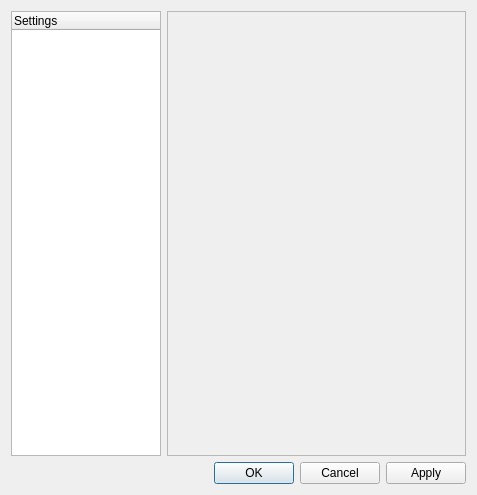
<?xml version="1.0" encoding="UTF-8"?>
<ui version="4.0">
 <class>SettingsDialog</class>
 <widget class="QDialog" name="SettingsDialog">
  <property name="geometry">
   <rect>
    <x>0</x>
    <y>0</y>
    <width>477</width>
    <height>495</height>
   </rect>
  </property>
  <property name="windowTitle">
   <string>Dialog</string>
  </property>
  <layout class="QVBoxLayout" name="verticalLayout_2">
   <item>
    <layout class="QHBoxLayout" name="horizontalLayout">
     <item>
      <widget class="QTreeWidget" name="navigation">
       <property name="sizePolicy">
        <sizepolicy hsizetype="Fixed" vsizetype="Expanding">
         <horstretch>0</horstretch>
         <verstretch>0</verstretch>
        </sizepolicy>
       </property>
       <property name="maximumSize">
        <size>
         <width>150</width>
         <height>16777215</height>
        </size>
       </property>
       <property name="baseSize">
        <size>
         <width>400</width>
         <height>0</height>
        </size>
       </property>
       <column>
        <property name="text">
         <string>Settings</string>
        </property>
       </column>
      </widget>
     </item>
     <item>
      <widget class="QScrollArea" name="settings">
       <property name="widgetResizable">
        <bool>true</bool>
       </property>
       <widget class="QWidget" name="scrollAreaWidgetContents">
        <property name="geometry">
         <rect>
          <x>0</x>
          <y>0</y>
          <width>299</width>
          <height>444</height>
         </rect>
        </property>
       </widget>
      </widget>
     </item>
    </layout>
   </item>
   <item>
    <widget class="QDialogButtonBox" name="buttonBox">
     <property name="orientation">
      <enum>Qt::Horizontal</enum>
     </property>
     <property name="standardButtons">
      <set>QDialogButtonBox::Apply|QDialogButtonBox::Cancel|QDialogButtonBox::Ok</set>
     </property>
    </widget>
   </item>
  </layout>
 </widget>
 <resources/>
 <connections>
  <connection>
   <sender>buttonBox</sender>
   <signal>accepted()</signal>
   <receiver>SettingsDialog</receiver>
   <slot>accept()</slot>
   <hints>
    <hint type="sourcelabel">
     <x>248</x>
     <y>254</y>
    </hint>
    <hint type="destinationlabel">
     <x>157</x>
     <y>274</y>
    </hint>
   </hints>
  </connection>
  <connection>
   <sender>buttonBox</sender>
   <signal>rejected()</signal>
   <receiver>SettingsDialog</receiver>
   <slot>reject()</slot>
   <hints>
    <hint type="sourcelabel">
     <x>316</x>
     <y>260</y>
    </hint>
    <hint type="destinationlabel">
     <x>286</x>
     <y>274</y>
    </hint>
   </hints>
  </connection>
 </connections>
</ui>
